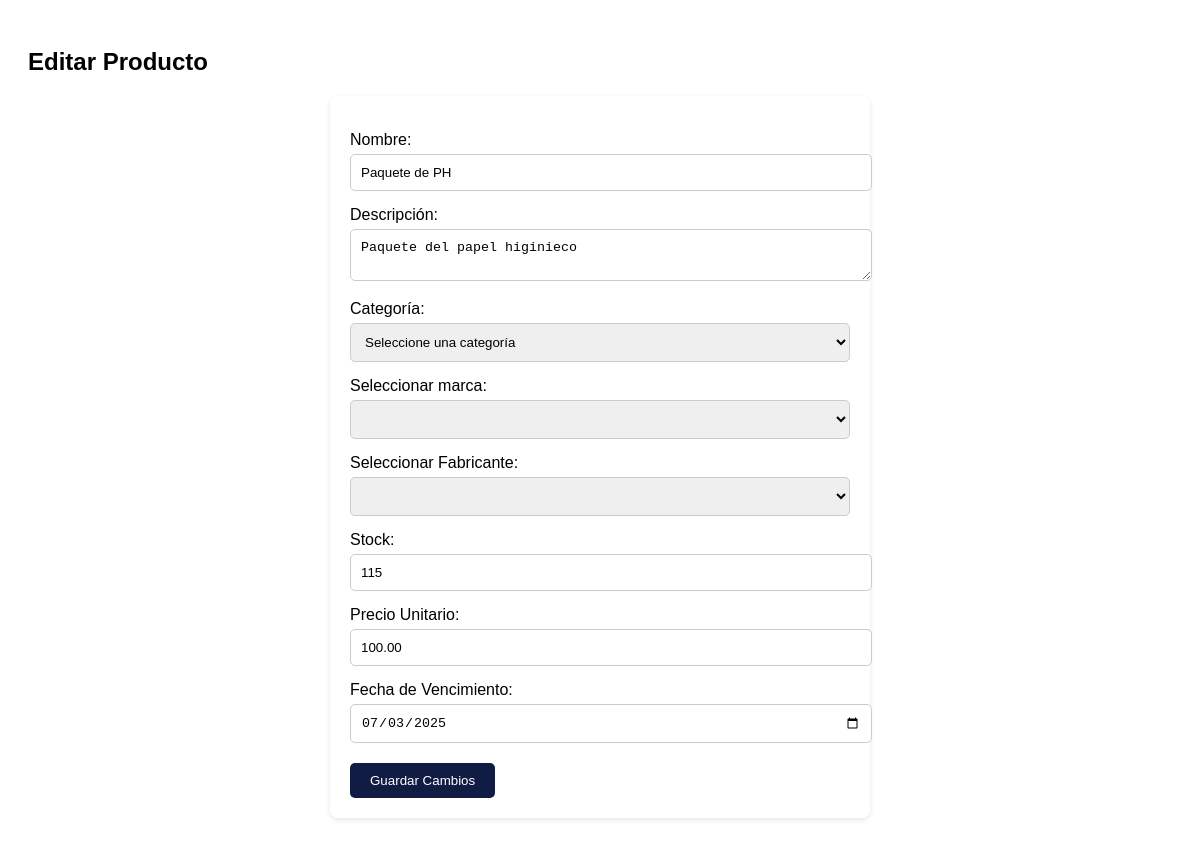
The app's page /editar_producto.php?id=2 with its own data.
### tables this page shows
CREATE TABLE `producto` (
  `idProducto` int(11) NOT NULL AUTO_INCREMENT,
  `nombre` varchar(100) NOT NULL,
  `descripcion` text DEFAULT NULL,
  `idCategoria` int(11) DEFAULT NULL,
  `idMarca` int(11) DEFAULT NULL,
  `idFabricante` int(11) DEFAULT NULL,
  `stock` int(11) DEFAULT 0,
  `fecha_vencimiento` date DEFAULT NULL,
  `precio_unitario` decimal(10,2) DEFAULT NULL,
  PRIMARY KEY (`idProducto`),
  KEY `idCategoria` (`idCategoria`),
  KEY `idMarca` (`idMarca`),
  KEY `idFabricante` (`idFabricante`),
  CONSTRAINT `producto_ibfk_1` FOREIGN KEY (`idCategoria`) REFERENCES `categoria` (`idCategoria`),
  CONSTRAINT `producto_ibfk_2` FOREIGN KEY (`idMarca`) REFERENCES `marca` (`idMarca`),
  CONSTRAINT `producto_ibfk_3` FOREIGN KEY (`idFabricante`) REFERENCES `fabricante` (`idFabricante`)
);

### editar_producto.php (the view, shortened to what this page needs)
<?php
$conexion = new mysqli("localhost", "root", "", "totalcleanbd");
$idProducto = $_GET['id'] ?? null;
$sql = "SELECT * FROM producto WHERE idProducto=?";
$stmt = $conexion->prepare($sql);
$stmt->bind_param("i", $idProducto);
$stmt->execute();
$resultado = $stmt->get_result();
$producto = $resultado->fetch_assoc();
?>
<!DOCTYPE html>
<html lang="es">
<head>
</head>
<body>
    <h2>Editar Producto</h2>
    <form method="POST">
        <label for="nombre">Nombre:</label>
        <input type="text" name="nombre" id="nombre" value="<?= htmlspecialchars($producto['nombre']) ?>" required>
        <label for="descripcion">Descripción:</label>
        <textarea name="descripcion" id="descripcion" required><?= htmlspecialchars($producto['descripcion']) ?></textarea>
<label for="idCategoria">Categoría:</label>
            <select id="idCategoria" name="idCategoria" required>
                <option value="">Seleccione una categoría</option>
            </select>
<label for="idMarca">Seleccionar marca:</label>
       <select name="idMarca" id="idMarca" required>
            <option value="1" <?= $producto['idMarca'] == 1 ? 'selected' : '' ?>Bolivar</option>
            <option value="2" <?= $producto['idMarca'] == 2 ? 'selected' : '' ?>Sapolio</option>
            <option value="3" <?= $producto['idMarca'] == 3 ? 'selected' : '' ?>CIF</option>
        </select>
            <label for="idFabricante">Seleccionar Fabricante:</label>
<select name="idFabricante" id="idFabricante" required>
    <option value="1" <?= ($producto['idFabricante'] ?? null) == 1 ? 'selected' : '' ?>PyG</option>
    <option value="2" <?= ($producto['idFabricante'] ?? null) == 2 ? 'selected' : '' ?>Intradevco</option>
    <option value="3" <?= ($producto['idFabricante'] ?? null) == 3 ? 'selected' : '' ?>Industrias del Epino</option>
</select>
        <label for="stock">Stock:</label>
        <input type="number" name="stock" id="stock" value="<?= $producto['stock'] ?>" required>
        <label for="precio_unitario">Precio Unitario:</label>
        <input type="number" step="0.01" name="precio_unitario" id="precio_unitario" value="<?= $producto['precio_unitario'] ?>" required>
        <label for="fecha_vencimiento">Fecha de Vencimiento:</label>
        <input type="date" name="fecha_vencimiento" id="fecha_vencimiento" value="<?= $producto['fecha_vencimiento'] ?>" required>
        <button type="submit">Guardar Cambios</button>
    </form>
</body>
</html>

### editar_producto.php (style rules this page uses)
body { font-family: Arial, sans-serif; padding: 20px; }
form { background-color: #fff; padding: 20px; border-radius: 8px; box-shadow: 0 2px 5px rgba(0,0,0,0.1); max-width: 500px; margin: auto; }
form label { display: block; margin-top: 15px; }
form input, form select, form textarea { width: 100%; padding: 10px; margin-top: 5px; border-radius: 5px; border: 1px solid #ccc; }
form button { background-color: #111c44; color: #fff; padding: 10px 20px; border: none; margin-top: 20px; cursor: pointer; border-radius: 5px; }

### records on screen
producto: nombre "Paquete de PH", descripcion "Paquete del papel higinieco", stock "115", precio_unitario "100.00", fecha_vencimiento "07/03/2025"
